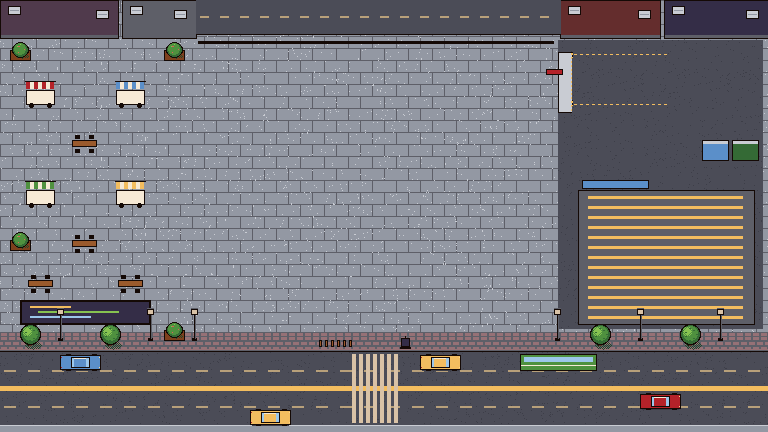
#> input picture assets/design/l4/outside/L4_outside_day_768x432.png, 768 x 432 px
$ python build_l4.py ../outside/L4_outside_day_768x432.png out.png
#> lines starting #> are read from the running program, lines starting #| are printed output that depends on the picture; after the words box and inside, x2 and y2 are one past the last pixel; in counts of white or black regions, pixels touching at a corner belong together
"""Level 4 (courtyard izakaya): removes the baked tables/chairs and delivery crates
from the designer's room picture (tables are bought in-game and drawn as sprites),
cuts the table/chair sprites, and fixes the see-through gaps by the right wall."""
from PIL import Image
import numpy as np, os, sys
from scipy.ndimage import binary_fill_holes

SRC = sys.argv[1] if len(sys.argv) > 1 else 'old.png'
OUT = sys.argv[2] if len(sys.argv) > 2 else 'out'
os.makedirs(OUT, exist_ok=True)
old = np.array(Image.open(SRC).convert('RGBA')).astype(np.uint8)
#> old is the input picture: shape (432, 768, 4); mean R, G, B, A 118.3, 117.4, 123, 255
H, W = old.shape[:2]
#> H = 432; W = 768
img = old.copy()
mask = np.zeros((H, W), bool)


def M(x0, y0, x1, y1):
    mask[y0:y1, x0:x1] = True


def palette(x0, y0, x1, y1):
    return {tuple(p) for p in old[y0:y1, x0:x1].reshape(-1, 4)}


def fill(region, offsets, pal):
    x0, y0, x1, y1 = region
    left = 0
    for y in range(y0, y1):
        for x in range(x0, x1):
            if not mask[y, x]:
                continue
            for dx, dy in offsets:
                sx, sy = x + dx, y + dy
                if 0 <= sx < W and 0 <= sy < H and not mask[sy, sx] and tuple(old[sy, sx]) in pal:
                    img[y, x] = old[sy, sx]
                    break
            else:
                left += 1
    return left


# small tables: centre art (40,176) (96,176) (40,232) (96,232) left wing, right wing +224
CENTRES = [(40, 176), (96, 176), (40, 232), (96, 232), (248, 176), (304, 176), (248, 232), (304, 232)]
for cx, cy in CENTRES:
    M(cx - 18, cy - 10, cx + 18, cy + 18)
    M(cx - 5, cy - 21, cx + 6, cy - 9)
# see-through gaps beside the right wall (col 20 rows 9, 11, 13, 15)
alpha0 = old[:, :, 3] == 0
#> alpha0: shape (432, 768) bool; every value is 0
gaps = np.zeros((H, W), bool)
gaps[108:272, 300:336] = alpha0[108:272, 300:336]
mask |= gaps
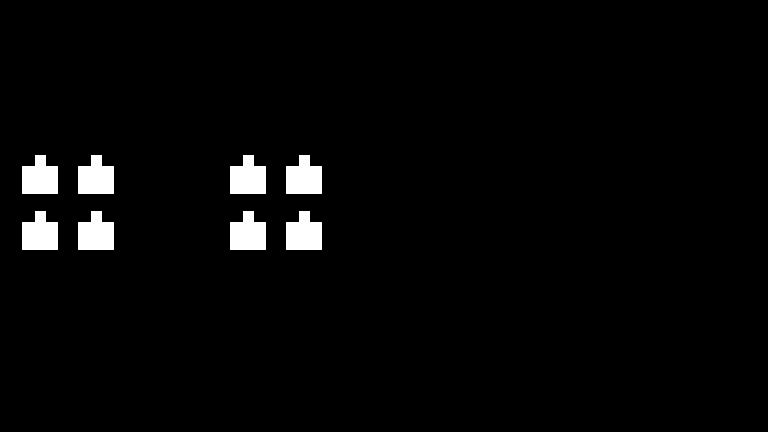
#> mask: shape (432, 768) bool; 2.7% white; 8 white regions, largest, box (x1, y1, x2, y2) and area: (22, 155, 58, 194) 1129, (78, 155, 114, 194) 1129, (230, 155, 266, 194) 1129
white = (old[:, :, :3].astype(int).sum(2) >= 760)
mask[108:272, 300:336] |= white[108:272, 300:336]
tat = palette(16, 192, 128, 208) | palette(224, 192, 336, 208) | palette(48, 144, 80, 160)
#> tat = 6 items
lattice = sorted([(32 * i, 64 * j) for i in range(-6, 7) for j in range(-2, 3) if (i, j) != (0, 0)],
                 key=lambda d: abs(d[0]) + abs(d[1]))
approx = sorted([(16 + 32 * i, 16 + 32 * j) for i in range(-6, 6) for j in range(-3, 3)],
                key=lambda d: abs(d[0]) + abs(d[1]))
print('tatami left', fill((0, 100, W, 280), lattice + approx, tat))
#> after the loop in fill, `for y in range(y0, y1):`:
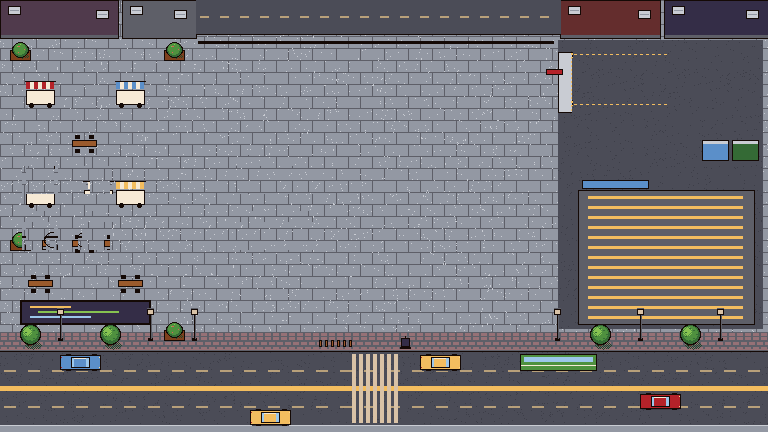
#> img: shape (432, 768, 4); 0.54% of pixels changed, all inside (x1, y1, x2, y2) = (22, 155, 322, 250)
#> after the loop in fill, `for y in range(y0, y1):`: left = 0
#| tatami left 0

# courtyard parasol table T9 (centre art 176, 208)
M(157, 184, 201, 224)
#> in M (call 17), `mask[y0:y1, x0:x1] = True`: mask: shape (432, 768) bool; 3.3% white; 9 white regions, largest, box (x1, y1, x2, y2) and area: (157, 184, 201, 224) 1760, (22, 155, 58, 194) 1129, (78, 155, 114, 194) 1129
grav = palette(162, 172, 194, 182)
#> grav = 3 items
print('gravel left', fill((150, 180, 210, 230), [(0, 4 * k * s) for k in range(1, 16) for s in (-1, 1)], grav))
#> call 2 of fill, with region = (150, 180, 210, 230)
#> after the loop in fill (call 2), `for y in range(y0, y1):`:
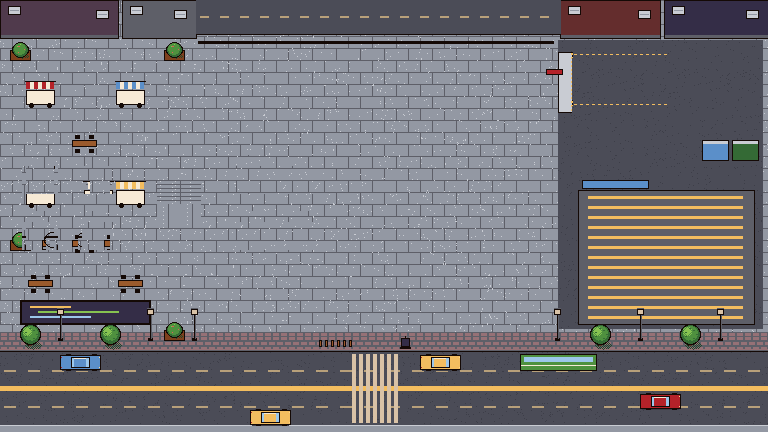
#> img: shape (432, 768, 4); 0.11% of pixels changed, all inside (x1, y1, x2, y2) = (157, 184, 201, 224)
#> after the loop in fill (call 2), `for y in range(y0, y1):`: left = 0
#| gravel left 0

# delivery crates
M(290, 44, 328, 68)
#> in M (call 18), `mask[y0:y1, x0:x1] = True`:
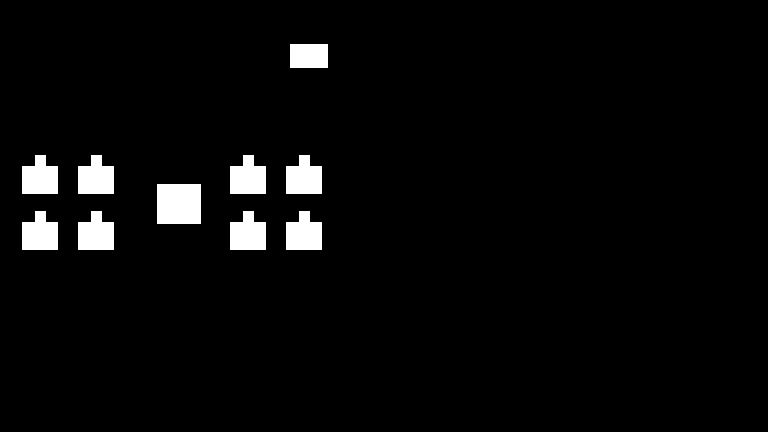
#> mask: shape (432, 768) bool; 3.5% white; 10 white regions, largest, box (x1, y1, x2, y2) and area: (157, 184, 201, 224) 1760, (22, 155, 58, 194) 1129, (78, 155, 114, 194) 1129
dfl = palette(296, 18, 330, 44)
#> dfl = 5 items
print('delivery left', fill((286, 40, 334, 70), [(0, -4 * k) for k in range(1, 8)] + [(dx, 0) for dx in (-40, 40)], dfl))
#> call 3 of fill, with region = (286, 40, 334, 70)
#> after the loop in fill (call 3), `for y in range(y0, y1):`:
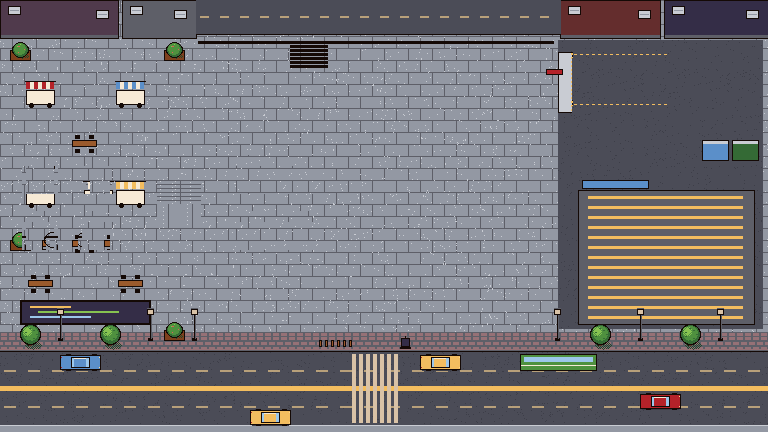
#> img: shape (432, 768, 4); 0.23% of pixels changed, all inside (x1, y1, x2, y2) = (290, 44, 328, 68)
#> after the loop in fill (call 3), `for y in range(y0, y1):`: left = 0
#| delivery left 0
# the left wall's lower lantern overlaps a chair: put it back
img[234:252, 16:23] = old[234:252, 16:23]
#> img: shape (432, 768, 4); under 0.01% of pixels changed, all inside (x1, y1, x2, y2) = (22, 234, 23, 250)
img[242:252, 23:27] = old[242:252, 23:27]
#> img: shape (432, 768, 4); mean R, G, B, A 118, 117.1, 122.7, 255
Image.fromarray(img).save(os.path.join(OUT, 'L4.png'))


def sprite(x0, y0, x1, y1, name, keep=None):
#> called with x0 = 32, y0 = 166, x1 = 49, y1 = 183, name = 'table.png'
    o = old[y0:y1, x0:x1].astype(int); c = img[y0:y1, x0:x1].astype(int)
    m = binary_fill_holes(np.abs(o - c).sum(2) > 0)
    out = old[y0:y1, x0:x1].copy()
    if keep is not None:
        for yy in range(m.shape[0]):
            for xx in range(m.shape[1]):
                m[yy, xx] = m[yy, xx] and keep(x0 + xx, y0 + yy)
    out[~m] = 0
    ys, xs = np.where(out[:, :, 3] > 0)
#> ys = 67 values from 0 to 16; xs = 67 values, max 16 at index 8, min 0 at index 6, mean 7.99
    out = out[ys.min():ys.max() + 1, xs.min():xs.max() + 1]
    Image.fromarray(out).save(os.path.join(OUT, name))
    return out.shape[1], out.shape[0]


print('table', sprite(32, 166, 49, 183, 'table.png'))
print('chair', sprite(22, 170, 32, 188, 'chair.png'))
print('parasol', sprite(160, 184, 200, 216, 'parasol_table.png',
                        lambda x, y: (y < 200 and 163 <= x < 196) or (y >= 200 and 168 <= x < 184)))
#> call 3 of sprite, with x0 = 160, y0 = 184, x1 = 200, y1 = 216, name = 'parasol_table.png'
#> in sprite (call 3), `m = binary_fill_holes(np.abs(o - c).sum(2) > 0)`: m: shape (32, 40) bool; 32.7% white; 20 white regions (17 under 20 px), largest, box (x1, y1, x2, y2) and area: (0, 9, 40, 32) 318, (0, 3, 20, 6) 24, (0, 0, 20, 2) 23
#> after the loop in sprite (call 3), `for yy in range(m.shape[0]):`:
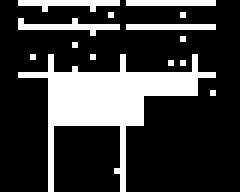
#> m: shape (32, 40) bool (shown 6 times larger); 23.4% white; 14 white regions (12 under 20 px), largest, box (x1, y1, x2, y2) and area: (3, 9, 36, 32) 221, (3, 3, 20, 6) 20
#> in sprite (call 3), `ys, xs = np.where(out[:, :, 3] > 0)`: ys = 299 values from 0 to 31; xs = 299 values, max 35 at index 31, min 3 at index 0, mean 17.91
#> in sprite (call 3), `out = out[ys.min():ys.max() + 1, xs.min():xs.max() + 1]`:
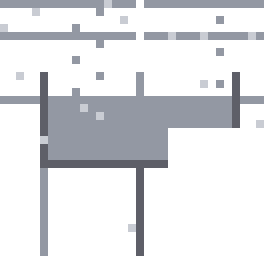
#> out: shape (32, 33, 4) (shown 8 times larger); mean R, G, B, A 40.1, 41.4, 44.3, 72.2; transparent parts drawn white
